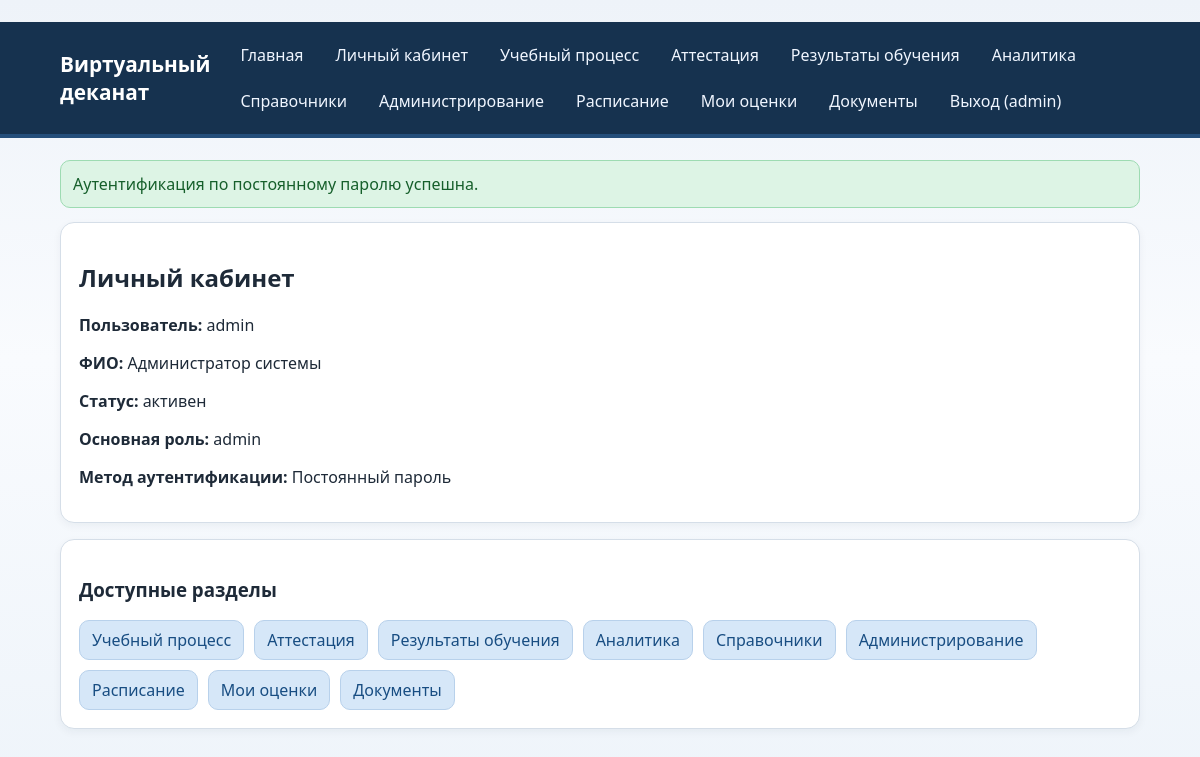
The app's page /dashboard (signed in) with its own data.
### models.py (models this page shows)
class User(Base):
    __tablename__ = "users"
    id = Column(Integer, primary_key=True, index=True)
    username = Column(String(50), unique=True, nullable=False, index=True)
    password_hash = Column(String(255), nullable=False)
    full_name = Column(String(120), nullable=False)
    is_active = Column(Boolean, default=True, nullable=False)
    clearance_level = Column(Integer, default=1, nullable=False)
    secret_key = Column(Integer, default=100, nullable=False)
    primary_role_id = Column(Integer, ForeignKey("roles.id"), nullable=True)
    primary_role = relationship("Role", foreign_keys=[primary_role_id])
    roles = relationship("Role", secondary="user_roles", back_populates="users")
    action_logs = relationship("ActionLog", back_populates="user")

class Role(Base):
    __tablename__ = "roles"
    id = Column(Integer, primary_key=True, index=True)
    name = Column(String(50), unique=True, nullable=False, index=True)
    description = Column(String(255), nullable=True)
    level = Column(Integer, nullable=False, default=1)
    users = relationship("User", secondary="user_roles", back_populates="roles")

### main.py (the view)
@app.get("/dashboard", response_class=HTMLResponse)
def dashboard(request: Request, db: Session = Depends(get_db)):
    user, redirect = login_required(request, db)
    if redirect:
        return redirect
    context = build_context(request, db)
    return templates.TemplateResponse("dashboard.html", context)

### templates/dashboard.html (shortened to what this page needs)
﻿{% extends "base.html" %}
{% block content %}
<section class="card">
    <h2>Личный кабинет</h2>
    <p><strong>Пользователь:</strong> {{ current_user.username }}</p>
    <p><strong>ФИО:</strong> {{ current_user.full_name }}</p>
    <p><strong>Статус:</strong> {{ "активен" if current_user.is_active else "неактивен" }}</p>
    <p><strong>Основная роль:</strong> {{ primary_role_name or "не назначена" }}</p>
    <p><strong>Метод аутентификации:</strong> {{ auth_method }}</p>
</section>
<section class="card">
    <h3>Доступные разделы</h3>
    {% if available_sections %}
        <div class="tag-list">
            {% for section in available_sections %}
                <a class="section-chip" href="{{ section.path }}">{{ section.title }}</a>
            {% endfor %}
        </div>
    {% else %}
        <p>Для вашей роли пока не настроены разделы.</p>
    {% endif %}
</section>
{% endblock %}

### templates/base.html (shortened to what this page needs)
<!DOCTYPE html>
<html lang="ru">
<head>
    <link rel="stylesheet" href="/static/style.css">
</head>
<body>
    <header class="site-header">
        <div class="container row-between">
            <h1>Виртуальный деканат</h1>
            <nav class="top-nav">
                <a href="/">Главная</a>
                {% if current_user %}
                    <a href="/dashboard">Личный кабинет</a>
                    {% for section in available_sections %}
                        <a href="{{ section.path }}">{{ section.title }}</a>
                    {% endfor %}
                    <a href="/logout">Выход ({{ current_user.username }})</a>
                {% else %}
                    <a href="/register">Регистрация</a>
                    <a href="/login">Вход</a>
                {% endif %}
            </nav>
        </div>
    </header>
    <main class="container">
        {% if flash %}
            <div class="flash flash-{{ flash.category }}">
                {{ flash.message }}
            </div>
        {% endif %}
        {% block content %}{% endblock %}
    </main>
</body>
</html>

### static/style.css (style rules this page uses)
:root { --bg: #f3f6fb; --surface: #ffffff; --text: #1e2a38; --muted: #5c6f84; --accent: #0b5cab; --accent-soft: #d6e7f8; --ok: #1e7a39; --ok-soft: #ddf4e5; --err: #9b2020; --err-soft: #fae0e0; --border: #d5dee8; }
* { box-sizing: border-box; }
body { margin: 0; font-family: "Segoe UI", Tahoma, sans-serif; background: linear-gradient(180deg, #eef3f9 0%, #f9fbfe 45%, #eef4fa 100%); color: var(--text); }
.container { width: min(1080px, 92vw); margin: 0 auto; }
.site-header { background: #16324f; color: #fff; padding: 16px 0; border-bottom: 4px solid #244e7a; }
.site-header h1 { margin: 0; font-size: 1.3rem; }
.row-between { display: flex; justify-content: space-between; align-items: center; gap: 20px; }
.top-nav { display: flex; flex-wrap: wrap; gap: 12px; }
.top-nav a { color: #f0f6ff; text-decoration: none; padding: 6px 10px; border-radius: 8px; }
main { padding: 22px 0 30px; }
.card { background: var(--surface); border: 1px solid var(--border); border-radius: 14px; padding: 18px; margin-bottom: 16px; box-shadow: 0 3px 9px rgba(13, 37, 63, 0.05); }
.tag-list { display: flex; flex-wrap: wrap; gap: 10px; }
.section-chip { display: inline-block; background: var(--accent-soft); color: #184d82; text-decoration: none; padding: 8px 12px; border-radius: 10px; border: 1px solid #b8d1eb; }
.flash { border-radius: 10px; padding: 12px; margin-bottom: 14px; }
.flash-success { background: var(--ok-soft); border: 1px solid #9ddbb2; color: #165f2b; }

### records on screen
User: username "admin", full_name "Администратор системы", is_active "активен"
Role: name "admin"

### other values on screen
{{ section.title }} "Учебный процесс" "Аттестация" "Результаты обучения" "Аналитика" "Справочники" "Администрирование" "Расписание" "Мои оценки" "Документы"
{{ flash.message }} "Аутентификация по постоянному паролю успешна."
{{ auth_method }} "Постоянный пароль"
